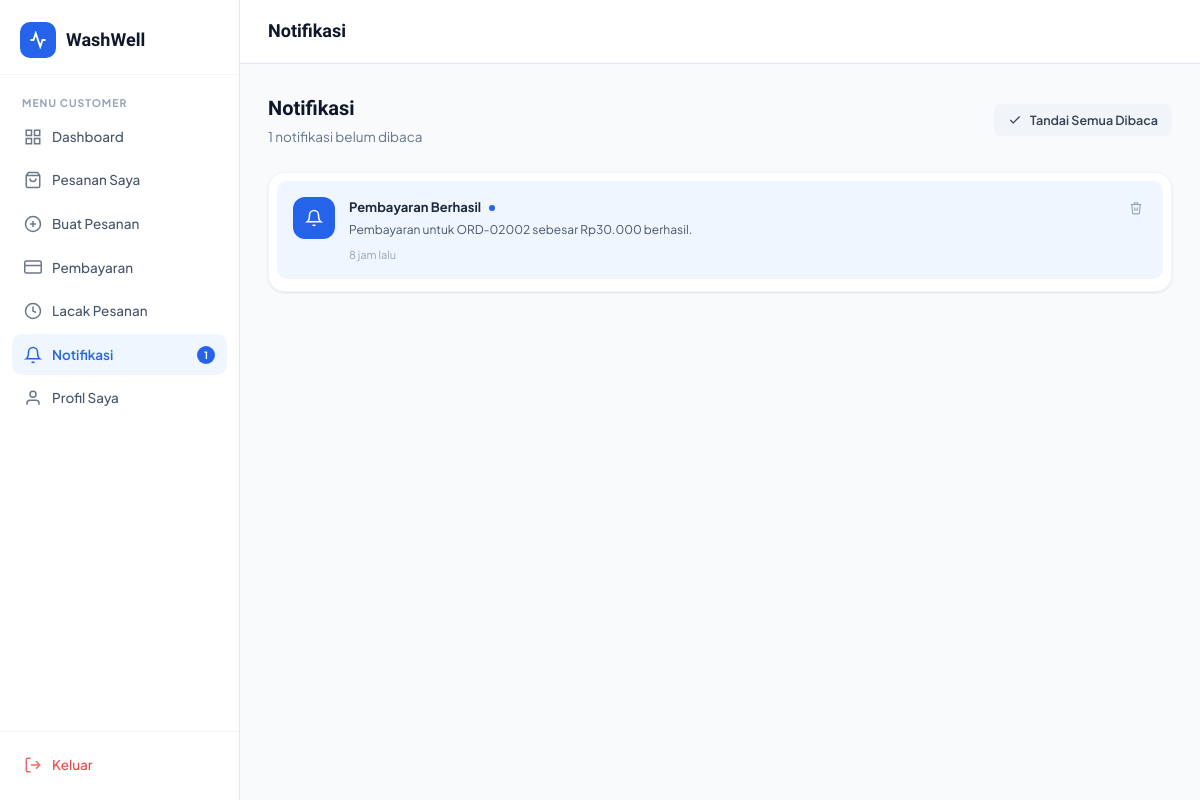
Page /customer/notifications.php (signed in) on the committed database.
### tables this page shows
CREATE TABLE IF NOT EXISTS notifications (
    id INT AUTO_INCREMENT PRIMARY KEY,
    user_id INT NOT NULL,
    title VARCHAR(200) NOT NULL,
    message TEXT NOT NULL,
    is_read TINYINT(1) DEFAULT 0,
    created_at TIMESTAMP DEFAULT CURRENT_TIMESTAMP,
    FOREIGN KEY (user_id) REFERENCES users(id) ON DELETE CASCADE
);

### includes/auth.php (called while the page is built, shortened)
<?php
require_once __DIR__ . '/config.php';
function getCurrentUser() {
    $db = getDB();
    $id = (int)$_SESSION['user_id'];
    $res = $db->query("SELECT * FROM users WHERE id=$id LIMIT 1");
    return $res ? $res->fetch_assoc() : null;
}
function getUnreadNotifs($userId) {
    $db = getDB();
    $uid = (int)$userId;
    $res = $db->query("SELECT COUNT(*) as cnt FROM notifications WHERE user_id=$uid AND is_read=0");
    return $res ? (int)$res->fetch_assoc()['cnt'] : 0;
}
?>

### includes/config.php (called while the page is built, shortened)
<?php
function timeAgo($datetime) {
    $time = strtotime($datetime);
    $diff = time() - $time;
    if ($diff < 86400) return floor($diff/3600) . ' jam lalu';
    return floor($diff/86400) . ' hari lalu';
}
?>

### customer/notifications.php (the view, shortened to what this page needs)
<?php
require_once '../includes/auth.php';
$db = getDB();
$user = getCurrentUser();
$uid = (int)$user['id'];
$notifs = $db->query("SELECT * FROM notifications WHERE user_id=$uid ORDER BY created_at DESC");
?>
<!DOCTYPE html>
<html lang="id">
<head>
<link rel="stylesheet" href="../assets/css/style.css">
</head>
<body>
<div class="app-layout">
    <?php require_once('../customer/sidebar.php'); ?>
    <div class="main-content">
        <header class="topbar">
            <div class="topbar-left">
                <div class="topbar-title">Notifikasi</div>
            </div>
        </header>
        <main class="page-content">
            <div class="page-header">
                <div>
                    <h1>Notifikasi</h1>
                    <p><?= $notifCount ?> notifikasi belum dibaca</p>
                </div>
                <?php if ($notifCount > 0): ?>
                <a href="notifications.php?mark_read=1" class="btn btn-ghost btn-sm">
                    <svg width="14" height="14" viewBox="0 0 24 24" fill="none" stroke="currentColor" stroke-width="2"><polyline points="20 6 9 17 4 12"/></svg>
                    Tandai Semua Dibaca
                </a>
                <?php endif; ?>
            </div>
            <div class="card">
                <div class="card-body" style="padding:8px;">
                <?php if ($notifs->num_rows === 0): ?>
                <div style="text-align:center;padding:60px 0;color:var(--gray-400);">
                    <svg width="48" height="48" viewBox="0 0 24 24" fill="none" stroke="currentColor" stroke-width="1.5" style="margin-bottom:12px;opacity:0.4;"><path d="M18 8A6 6 0 0 0 6 8c0 7-3 9-3 9h18s-3-2-3-9"/><path d="M13.73 21a2 2 0 0 1-3.46 0"/></svg>
                    <p style="font-size:14px;">Belum ada notifikasi</p>
                </div>
                <?php else: ?>
                <?php while($n = $notifs->fetch_assoc()): ?>
                <div style="display:flex;align-items:flex-start;gap:14px;padding:16px;border-radius:10px;background:<?= !$n['is_read']?'var(--primary-bg)':'transparent' ?>;margin-bottom:4px;transition:background 0.2s;">
                    <div style="width:42px;height:42px;border-radius:12px;background:<?= !$n['is_read']?'var(--primary)':'var(--gray-100)' ?>;display:flex;align-items:center;justify-content:center;flex-shrink:0;color:<?= !$n['is_read']?'white':'var(--gray-500)' ?>;">
                        <svg width="18" height="18" viewBox="0 0 24 24" fill="none" stroke="currentColor" stroke-width="2"><path d="M18 8A6 6 0 0 0 6 8c0 7-3 9-3 9h18s-3-2-3-9"/><path d="M13.73 21a2 2 0 0 1-3.46 0"/></svg>
                    </div>
                    <div style="flex:1;">
                        <div style="font-size:13px;font-weight:700;color:var(--gray-800);margin-bottom:3px;">
                            <?= htmlspecialchars($n['title']) ?>
                            <?php if (!$n['is_read']): ?><span style="display:inline-block;width:6px;height:6px;border-radius:50%;background:var(--primary);margin-left:6px;vertical-align:middle;"></span><?php endif; ?>
                        </div>
                        <div style="font-size:12px;color:var(--gray-600);margin-bottom:6px;"><?= htmlspecialchars($n['message']) ?></div>
                        <div style="font-size:11px;color:var(--gray-400);"><?= timeAgo($n['created_at']) ?></div>
                    </div>
                    <form method="POST">
                        <button type="submit" style="background:none;border:none;color:var(--gray-400);cursor:pointer;padding:4px;" title="Hapus">
                            <svg width="14" height="14" viewBox="0 0 24 24" fill="none" stroke="currentColor" stroke-width="2"><polyline points="3 6 5 6 21 6"/><path d="M19 6l-1 14a2 2 0 0 1-2 2H8a2 2 0 0 1-2-2L5 6"/><path d="M10 11v6M14 11v6"/><path d="M9 6V4a1 1 0 0 1 1-1h4a1 1 0 0 1 1 1v2"/></svg>
                        </button>
                    </form>
                </div>
                <?php endwhile; ?>
                <?php endif; ?>
                </div>
            </div>
        </main>
    </div>
</div>
</body>
</html>

### assets/css/style.css (style rules this page uses)
:root { --primary: #2563EB; --primary-light: #3B82F6; --primary-dark: #1D4ED8; --primary-bg: #EFF6FF; --orange: #F97316; --orange-light: #FED7AA; --green: #22C55E; --green-light: #DCFCE7; --teal: #06B6D4; --teal-light: #CFFAFE; --gray-50: #F8FAFC; --gray-100: #F1F5F9; --gray-200: #E2E8F0; --gray-300: #CBD5E1; --gray-400: #94A3B8; --gray-500: #64748B; --gray-600: #475569; --gray-700: #334155; --gray-800: #1E293B; --gray-900: #0F172A; --white: #FFFFFF; --shadow-sm: 0 1px 3px rgba(0,0,0,0.06), 0 1px 2px rgba(0,0,0,0.04); --shadow: 0 4px 6px -1px rgba(0,0,0,0.07), 0 2px 4px -1px rgba(0,0,0,0.04); --shadow-md: 0 10px 15px -3px rgba(0,0,0,0.08), 0 4px 6px -2px rgba(0,0,0,0.04); --shadow-lg: 0 20px 25px -5px rgba(0,0,0,0.08), 0 10px 10px -5px rgba(0,0,0,0.03); --radius: 12px; --radius-lg: 16px; --radius-xl: 24px; --sidebar-w: 240px; --font: 'Plus Jakarta Sans', sans-serif; --font-display: 'Sora', sans-serif; --transition: all 0.2s ease; }
*, *::before, *::after { box-sizing: border-box; margin: 0; padding: 0; }
html { scroll-behavior: smooth; }
body { font-family: var(--font); background: var(--gray-50); color: var(--gray-800); line-height: 1.6; font-size: 14px; }
a { text-decoration: none; color: inherit; }
button { cursor: pointer; border: none; font-family: var(--font); }
.btn { display: inline-flex; align-items: center; gap: 8px; padding: 9px 18px; border-radius: 8px; font-size: 13.5px; font-weight: 600; transition: var(--transition); white-space: nowrap; border: none; cursor: pointer; }
.btn-ghost { background: var(--gray-100); color: var(--gray-700); }
.btn-sm { padding: 6px 14px; font-size: 12.5px; border-radius: 7px; }
.card { background: var(--white); border-radius: var(--radius-lg); box-shadow: var(--shadow-sm); border: 1px solid var(--gray-100); }
.card-body { padding: 20px 24px; }
.app-layout { display: flex; min-height: 100vh; }
.nav-item svg { flex-shrink: 0; opacity: 0.8; }
.nav-item.active svg { opacity: 1; }
.main-content { flex: 1; margin-left: var(--sidebar-w); display: flex; flex-direction: column; min-height: 100vh; }
.topbar { background: var(--white); border-bottom: 1px solid var(--gray-200); padding: 0 28px; height: 64px; display: flex; align-items: center; justify-content: space-between; position: sticky; top: 0; z-index: 50; }
.topbar-left { display: flex; align-items: center; gap: 16px; }
.topbar-title { font-family: var(--font-display); font-size: 18px; font-weight: 700; color: var(--gray-900); }
.page-content { padding: 28px; flex: 1; }
.page-header { margin-bottom: 24px; display: flex; align-items: center; justify-content: space-between; flex-wrap: wrap; gap: 12px; }
.page-header h1 { font-family: var(--font-display); font-size: 20px; font-weight: 700; color: var(--gray-900); }
.page-header p { font-size: 13.5px; color: var(--gray-500); margin-top: 2px; }

### rows in the picture
notifications: title "Pembayaran Berhasil", is_read 0 (drawn), message "Pembayaran untuk ORD-02002 sebesar Rp30.000 berhasil.", created_at "8 jam lalu"

### other values in the picture
$item['label'] "Dashboard"
$item['label'] "Pesanan Saya"
$item['label'] "Buat Pesanan"
$item['label'] "Pembayaran"
$item['label'] "Lacak Pesanan"
$item['label'] "Notifikasi"
$notifCount "1"
$item['label'] "Profil Saya"
